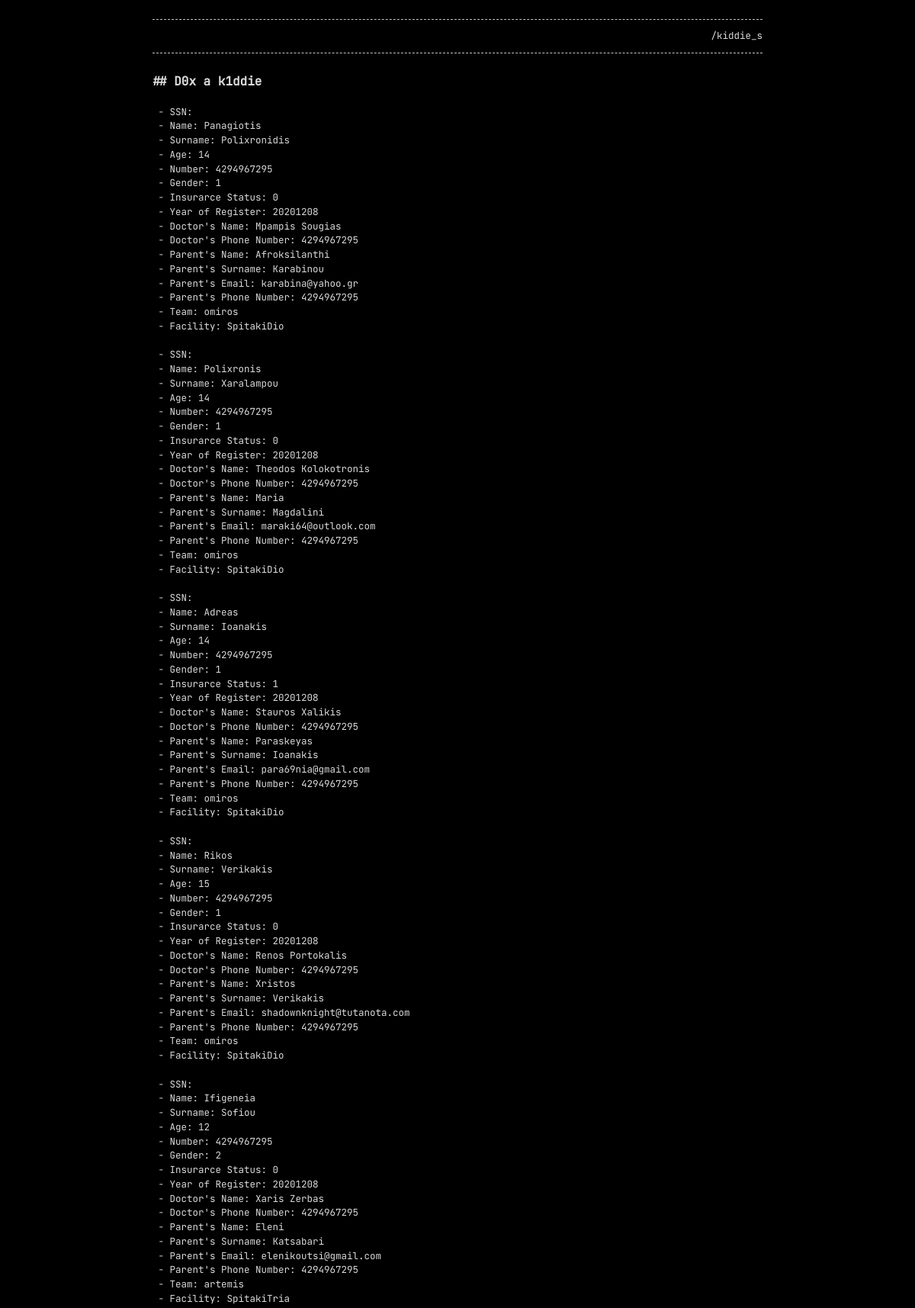
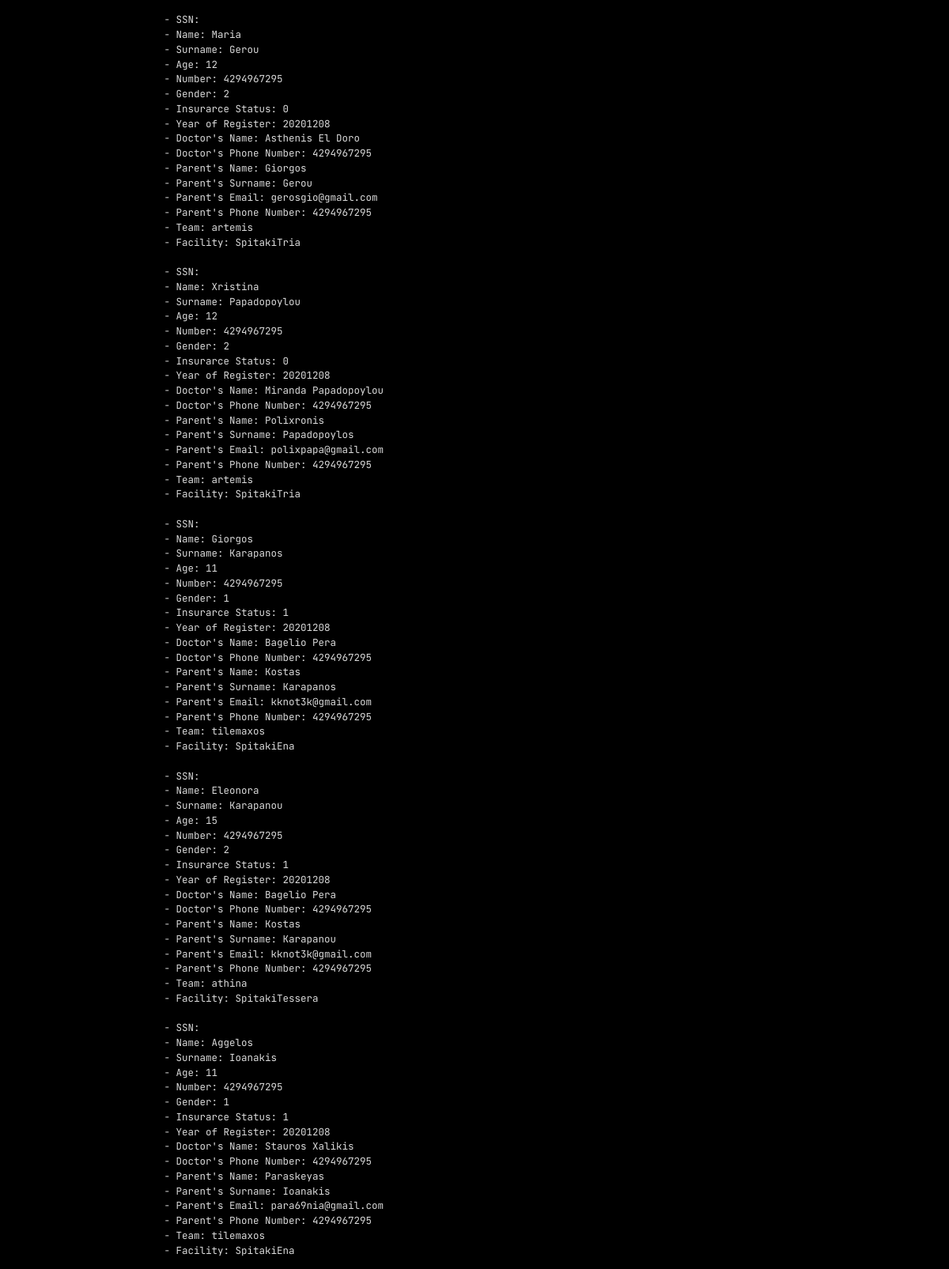
/website/html/kiddie_s/dox_kiddie.php (upper part), run on the app's committed database (2 pictures, top to bottom).
### tables this page shows
CREATE TABLE CAMPER (
  SSN int unsigned NOT NULL,
  CA_Name varchar(32) NOT NULL,
  CA_Surname varchar(64) NOT NULL,
  CA_Age int unsigned NOT NULL,
  CA_Pnum int unsigned NOT NULL,
  CA_Gender tinyint NOT NULL,  
  CA_KoI tinyint NOT NULL,  
  CA_YoR bigint NOT NULL,
  CA_D_Name varchar(32) NOT NULL,
  CA_D_Pnum int unsigned NOT NULL,
  CA_P_Name varchar(32) NOT NULL,
  CA_P_Surname varchar(64) NOT NULL,
  CA_P_Email varchar(64) NOT NULL,
  CA_P_Pnum int unsigned NOT NULL,
  CT_Name varchar(32) NOT NULL,
  FA_Name varchar(32),
  PRIMARY KEY(SSN),
  FOREIGN KEY(CT_Name) REFERENCES CAMP_TEAM(CT_Name),
  FOREIGN KEY(FA_Name) REFERENCES FACILITY_NAME(FA_Name)
);

### website/html/kiddie_s/dox_kiddie.php (the view, shortened to what this page needs)
<!DOCTYPE html>
<html lang="en">
<head>
    <link rel="stylesheet" href="../../css/main-dark.css" />
</head>
<body>
    <div class="container">
        <header>
            <div class="menu">
                <ul>
                    <li><a href="./kiddie_s.html">/kiddie_s</a></li>
                </ul>
            </div>
        </header>
        <main>
        <h2>D0x a k1ddie</h2>
        <p>
<?php
require('../connect.php');
$b_ca_ssn = empty($_REQUEST['CA_SSN']);
$b_ca_num = empty($_REQUEST['number']);
$b_ca_med = empty($_REQUEST['medicine']);
    if(!$b_ca_ssn) {
        $ca_ssn = stripslashes($_REQUEST['CA_SSN']);
        $ca_ssn = mysqli_real_escape_string($con,$ca_ssn);
        $query = "SELECT * FROM CAMPER WHERE CA_SSN=$ca_ssn";
    } else if(!$b_ca_num) {
        $ca_num = stripslashes($_REQUEST['number']);
        $ca_num = mysqli_real_escape_string($con,$ca_num);
        echo "hello";
        $query = "SELECT * FROM CAMPER LIMIT $ca_num";
    } else if(!$b_ca_med){
        $query = "SELECT CAMPER.*, CA_MEDICINE.Medicine FROM CAMPER
            JOIN CA_MEDICINE ON CA_MEDICINE.CA_SSN = CAMPER.CA_SSN";
    } else {
        $query = "SELECT * FROM CAMPER";
    }
    $result = mysqli_query($con,$query);
    if (mysqli_num_rows($result) > 0) {
        while($row = mysqli_fetch_assoc($result)) {
            if($b_ca_med){
                echo " - SSN: " . $row["CA_SSN"]. "<br>".
                    " - Name: " . $row["CA_Name"]. "<br>".
                    " - Surname: " . $row["CA_Surname"]. "<br>".
                    " - Age: " . $row["CA_Age"]. "<br>".
                    " - Number: " . $row["CA_Pnum"]. "<br>".
                    " - Gender: " . $row["CA_Gender"]. "<br>".
                    " - Insurarce Status: " . $row["CA_KoI"]. "<br>".
                    " - Year of Register: " . $row["CA_YoR"]. "<br>".
                    " - Doctor's Name: " . $row["CA_D_Name"]. "<br>".
                    " - Doctor's Phone Number: " . $row["CA_D_Pnum"]. "<br>".
                    " - Parent's Name: " . $row["CA_P_Name"]. "<br>".
                    " - Parent's Surname: " . $row["CA_P_Surname"]. "<br>".
                    " - Parent's Email: " . $row["CA_P_Email"]. "<br>".
                    " - Parent's Phone Number: " . $row["CA_P_Pnum"]. "<br>".
                    " - Team: " . $row["CT_Name"]. "<br>".
                    " - Facility: " . $row["FA_Name"]. "<br>".
                    "<br>";
            }
            else {
                echo " - SSN: " . $row["CA_SSN"]. "<br>".
                    " - Name: " . $row["CA_Name"]. "<br>".
                    " - Surname: " . $row["CA_Surname"]. "<br>".
                    " - Medicine: " . $row["Medicine"]. "<br>".
                    "<br>";
            }
        }
    }
    else {
        echo "0 results";
    }
?>
        </main>
        <br>
    </div>
</body>
</html>

### website/css/main-dark.css (style rules this page uses)
:root { --base-color: #DBDBDB;--primary-color: #A2FC8F;--border: dashed 1px rgba(219, 219, 219, 0.9);--selection-background: rgba(219, 219, 219, 0.99);--selection-text: #000;--background-color: #000;--text-color: var(--base-color);--placeholder-color: var(--base-color);--link-color: var(--base-color);--code-color-1: #aaaaaa;--code-color-2: #ffffcc;--code-color-3: #F00000;--code-color-4: #F0A0A0;--code-color-5: #b38aff;--code-color-6: #5ba711;--code-color-7: #e4e477;--code-color-8: #000080;--code-color-9: #05ca05;--code-color-10: #888888;--code-color-11: #555555;--code-color-12: #800080;--code-color-13: #00d4d4;--code-color-14: #00c1c1;--code-color-15: #ed9d13;--code-color-16: #1e90ff;--code-color-17: #800000;--code-color-18: #bbbbbb }
body { background-color:var(--background-color);margin:0 auto;padding:0;font-family:JetBrainsMono,monospace;font-size:12.5px;color:var(--text-color);text-align:left;line-height:1.5 !important }
h2 { font-size:16px;margin:0px;margin-top:22px;font-weight:bold;color:var(--text-color) }
p,ul,ol { margin:0px;color:var(--text-color) }
a { text-decoration:underline;color:var(--link-color) }
h2:before { content:"##";margin-right:9px }
.container { width:90%;max-width:800px;margin-right:auto;margin-left:auto }
p { word-wrap:break-word;word-break:break-word;white-space:pre-wrap }
header { margin-top:25px;margin-bottom:10px }
.menu { border-top:var(--border);border-bottom:var(--border);margin-bottom:25px }
.menu ul { margin-top:12px;margin-bottom:12px;padding-left:0px;list-style-type:none;text-align:right }
.menu ul li { display:inline;margin-left:10px }
.menu ul li a { text-decoration:none;color:var(--text-color) }
::placeholder { color:var(--placeholder-color);opacity:1 }

### data on the page
camper: CA_Name "Panagiotis", CA_Surname "Polixronidis", CA_Age "14", CA_Pnum "4294967295", CA_Gender "1", CA_KoI "0", CA_YoR "20201208", CA_D_Name "Mpampis Sougias", CA_D_Pnum "4294967295", CA_P_Name "Afroksilanthi", CA_P_Surname "Karabinou", CA_P_Email "karabina@yahoo.gr", CA_P_Pnum "4294967295", CT_Name "omiros", FA_Name "SpitakiDio"
camper: CA_Name "Polixronis", CA_Surname "Xaralampou", CA_Age "14", CA_Pnum "4294967295", CA_Gender "1", CA_KoI "0", CA_YoR "20201208", CA_D_Name "Theodos Kolokotronis", CA_D_Pnum "4294967295", CA_P_Name "Maria", CA_P_Surname "Magdalini", CA_P_Email "maraki64@outlook.com", CA_P_Pnum "4294967295", CT_Name "omiros", FA_Name "SpitakiDio"
camper: CA_Name "Adreas", CA_Surname "Ioanakis", CA_Age "14", CA_Pnum "4294967295", CA_Gender "1", CA_KoI "1", CA_YoR "20201208", CA_D_Name "Stauros Xalikis", CA_D_Pnum "4294967295", CA_P_Name "Paraskeyas", CA_P_Surname "Ioanakis", CA_P_Email "para69nia@gmail.com", CA_P_Pnum "4294967295", CT_Name "omiros", FA_Name "SpitakiDio"
camper: CA_Name "Rikos", CA_Surname "Verikakis", CA_Age "15", CA_Pnum "4294967295", CA_Gender "1", CA_KoI "0", CA_YoR "20201208", CA_D_Name "Renos Portokalis", CA_D_Pnum "4294967295", CA_P_Name "Xristos", CA_P_Surname "Verikakis", CA_P_Email "shadownknight@tutanota.com", CA_P_Pnum "4294967295", CT_Name "omiros", FA_Name "SpitakiDio"
camper: CA_Name "Ifigeneia", CA_Surname "Sofiou", CA_Age "12", CA_Pnum "4294967295", CA_Gender "2", CA_KoI "0", CA_YoR "20201208", CA_D_Name "Xaris Zerbas", CA_D_Pnum "4294967295", CA_P_Name "Eleni", CA_P_Surname "Katsabari", CA_P_Email "elenikoutsi@gmail.com", CA_P_Pnum "4294967295", CT_Name "artemis", FA_Name "SpitakiTria"
camper: CA_Name "Maria", CA_Surname "Gerou", CA_Age "12", CA_Pnum "4294967295", CA_Gender "2", CA_KoI "0", CA_YoR "20201208", CA_D_Name "Asthenis El Doro", CA_D_Pnum "4294967295", CA_P_Name "Giorgos", CA_P_Surname "Gerou", CA_P_Email "gerosgio@gmail.com", CA_P_Pnum "4294967295", CT_Name "artemis", FA_Name "SpitakiTria"
camper: CA_Name "Xristina", CA_Surname "Papadopoylou", CA_Age "12", CA_Pnum "4294967295", CA_Gender "2", CA_KoI "0", CA_YoR "20201208", CA_D_Name "Miranda Papadopoylou", CA_D_Pnum "4294967295", CA_P_Name "Polixronis", CA_P_Surname "Papadopoylos", CA_P_Email "polixpapa@gmail.com", CA_P_Pnum "4294967295", CT_Name "artemis", FA_Name "SpitakiTria"
camper: CA_Name "Giorgos", CA_Surname "Karapanos", CA_Age "11", CA_Pnum "4294967295", CA_Gender "1", CA_KoI "1", CA_YoR "20201208", CA_D_Name "Bagelio Pera", CA_D_Pnum "4294967295", CA_P_Name "Kostas", CA_P_Surname "Karapanos", CA_P_Email "kknot3k@gmail.com", CA_P_Pnum "4294967295", CT_Name "tilemaxos", FA_Name "SpitakiEna"
camper: CA_Name "Eleonora", CA_Surname "Karapanou", CA_Age "15", CA_Pnum "4294967295", CA_Gender "2", CA_KoI "1", CA_YoR "20201208", CA_D_Name "Bagelio Pera", CA_D_Pnum "4294967295", CA_P_Name "Kostas", CA_P_Surname "Karapanou", CA_P_Email "kknot3k@gmail.com", CA_P_Pnum "4294967295", CT_Name "athina", FA_Name "SpitakiTessera"
camper: CA_Name "Aggelos", CA_Surname "Ioanakis", CA_Age "11", CA_Pnum "4294967295", CA_Gender "1", CA_KoI "1", CA_YoR "20201208", CA_D_Name "Stauros Xalikis", CA_D_Pnum "4294967295", CA_P_Name "Paraskeyas", CA_P_Surname "Ioanakis", CA_P_Email "para69nia@gmail.com", CA_P_Pnum "4294967295", CT_Name "tilemaxos", FA_Name "SpitakiEna"
